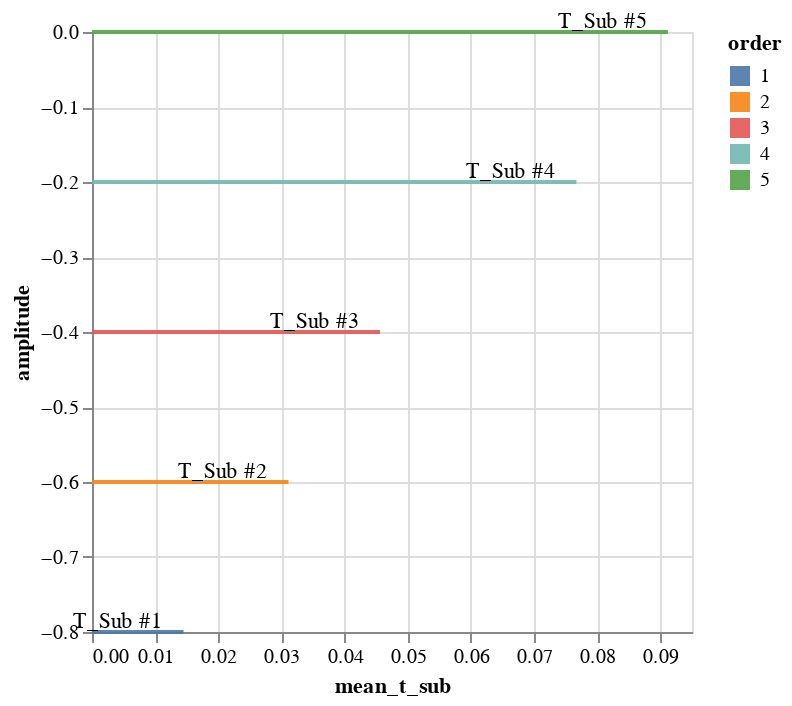

Notebook source saved alongside this figure:
### Code cell
t_sub_chart = alt.Chart(t_sub_chart_df).mark_rect(
    opacity=0.9,
    
    height=2,
    y=90
).encode(
    # x=alt.X(),
    x=alt.X('mean_t_sub', scale=alt.Scale(domain=[0,0.095])),
    y=alt.Y('amplitude:Q'),
    
    color=alt.Color('order:N')
    
)


t_sub_chart_txt = alt.Chart(t_sub_chart_df).mark_text(
    align='right',
    dx=-10,
    baseline='bottom').encode(
    x=alt.X('mean_t_sub', scale=alt.Scale(domain=[0,0.095])),
    y=alt.Y('amplitude:Q',),
    text=alt.Text('tsub_candidate:N')
    
)

t_sub_chart + t_sub_chart_txt

### Figure 1 — Vega-Lite specification as saved in the notebook (floating-point values rounded to 4 significant figures)
{"config": {"view": {"continuousWidth": 300, "continuousHeight": 300}}, "layer": [{"mark": {"type": "rect", "height": 2, "opacity": 0.9, "y": 90}, "encoding": {"color": {"field": "order", "type": "nominal"}, "x": {"field": "mean_t_sub", "scale": {"domain": [0, 0.095]}, "type": "quantitative"}, "y": {"field": "amplitude", "type": "quantitative"}}}, {"mark": {"type": "text", "align": "right", "baseline": "bottom", "dx": -10}, "encoding": {"text": {"field": "tsub_candidate", "type": "nominal"}, "x": {"field": "mean_t_sub", "scale": {"domain": [0, 0.095]}, "type": "quantitative"}, "y": {"field": "amplitude", "type": "quantitative"}}}], "data": {"name": "data-2ae98171a88395d5e291cde73c886cb7"}, "$schema": "https://vega.github.io/schema/vega-lite/v5.20.1.json", "datasets": {"data-2ae98171a88395d5e291cde73c886cb7": [{"t_values": [0.01529, 0.01286, 0.01531], "mean_t_sub": 0.01448, "indices": [1.0, 1, 2.0], "difference": 0.00245, "difference_ratio": 0.1691, "order": 1, "t_value_min": 0.01286, "t_value_max": 0.01531, "max_cycle": 2.0, "tsub_candidate": "T_Sub #1", "amplitude": -0.8}, {"t_values": [0.03058, 0.03214, 0.03061], "mean_t_sub": 0.03111, "indices": [3.0, 4, 5.0], "difference": 0.001563, "difference_ratio": 0.05025, "order": 2, "t_value_min": 0.03058, "t_value_max": 0.03214, "max_cycle": 5.0, "tsub_candidate": "T_Sub #2", "amplitude": -0.6}, {"t_values": [0.04587, 0.045, 0.04592], "mean_t_sub": 0.04559, "indices": [5.0, 6, 8.0], "difference": 0.0009212, "difference_ratio": 0.0202, "order": 3, "t_value_min": 0.045, "t_value_max": 0.04592, "max_cycle": 8.0, "tsub_candidate": "T_Sub #3", "amplitude": -0.4}, {"t_values": [0.07645, 0.07714, 0.07653], "mean_t_sub": 0.07671, "indices": [9.0, 11, 14.0], "difference": 0.0006938, "difference_ratio": 0.009045, "order": 4, "t_value_min": 0.07645, "t_value_max": 0.07714, "max_cycle": 14.0, "tsub_candidate": "T_Sub #4", "amplitude": -0.2}, {"t_values": [0.09173, 0.09, 0.09184], "mean_t_sub": 0.09119, "indices": [11.0, 13, 17.0], "difference": 0.001842, "difference_ratio": 0.0202, "order": 5, "t_value_min": 0.09, "t_value_max": 0.09184, "max_cycle": 17.0, "tsub_candidate": "T_Sub #5", "amplitude": 0.0}]}}
